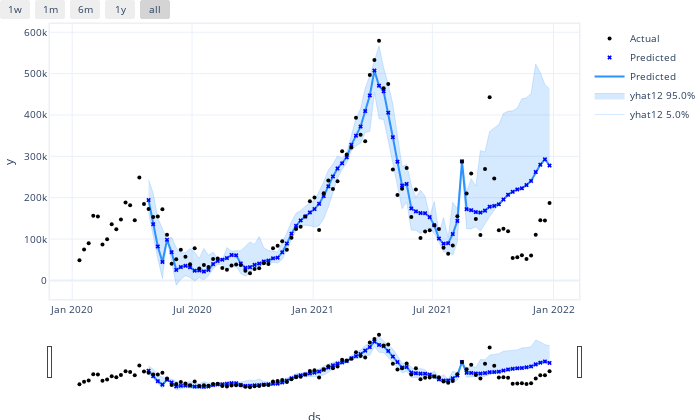

The cell this chart's notebook holds for it:
### Code cell
q0_n2_ja.highlight_nth_step_ahead_of_each_forecast(12)
q0_n2_ja.plot(q0_forecast)
